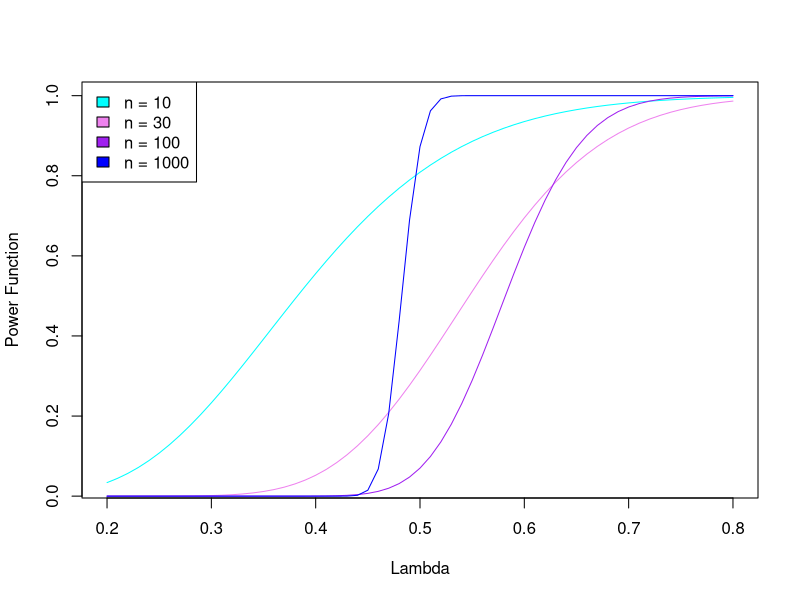

The R script that drew this image:
set.seed(7)

rate <- 0.5
rates_sec <- seq(0.2, 0.8, by = 0.01)
alpha <- 0.05
ns <- c(10, 30, 100, 1000)
results <- list(c(), c(), c(), c())

for (i in 1:4) {
    n <- ns[i]
    x <- sum(rexp(n, rate))
    for (r in rates_sec) {
        k <- pgamma(x, n, r)
        results[[i]] <- c(results[[i]], k)
    }
}

plot(rates_sec,
    results[[1]],
    type = "l",
    col = "cyan",
    xlab = "Lambda",
    ylab = "Power Function"
)
lines(rates_sec, results[[2]], col = "violet")
lines(rates_sec, results[[3]], col = "purple")
lines(rates_sec, results[[4]], col = "blue")
legend(
    "topleft",
    legend = c(
        "n = 10",
        "n = 30",
        "n = 100",
        "n = 1000"
    ),
    fill = c("cyan", "violet", "purple", "blue")
)
